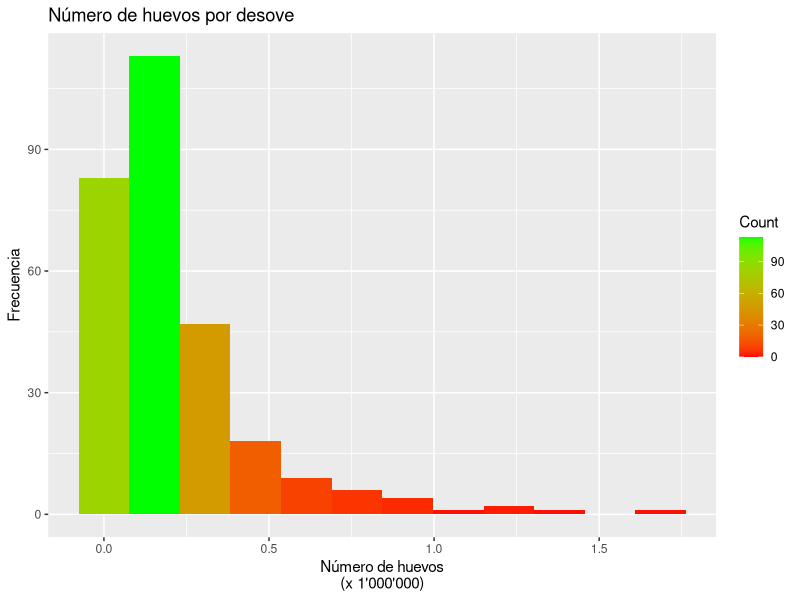
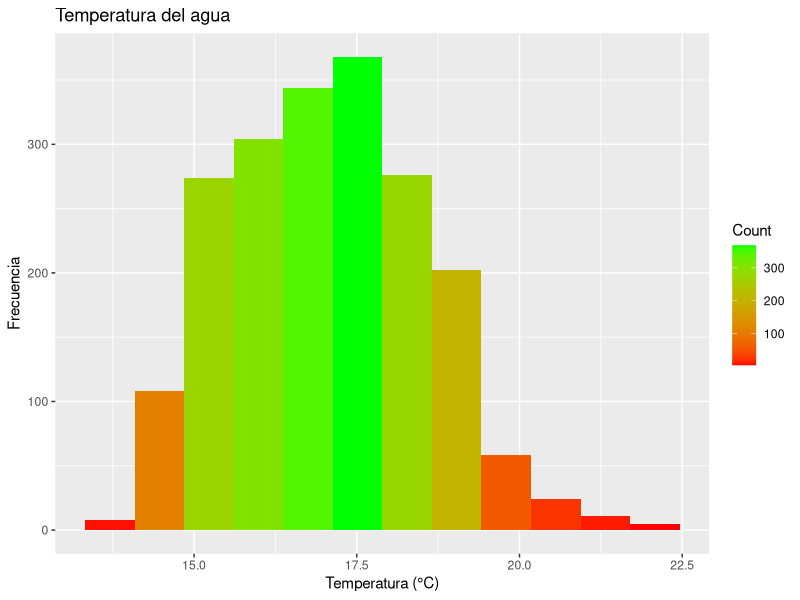
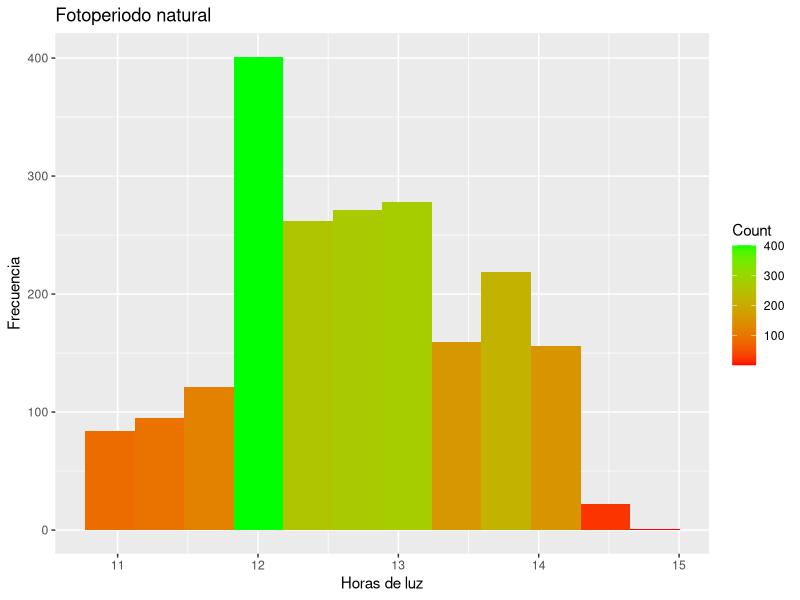
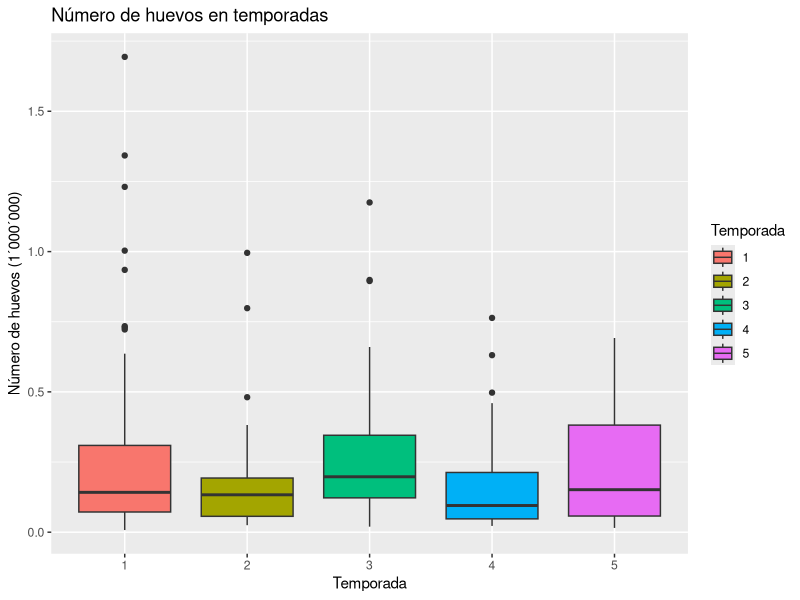
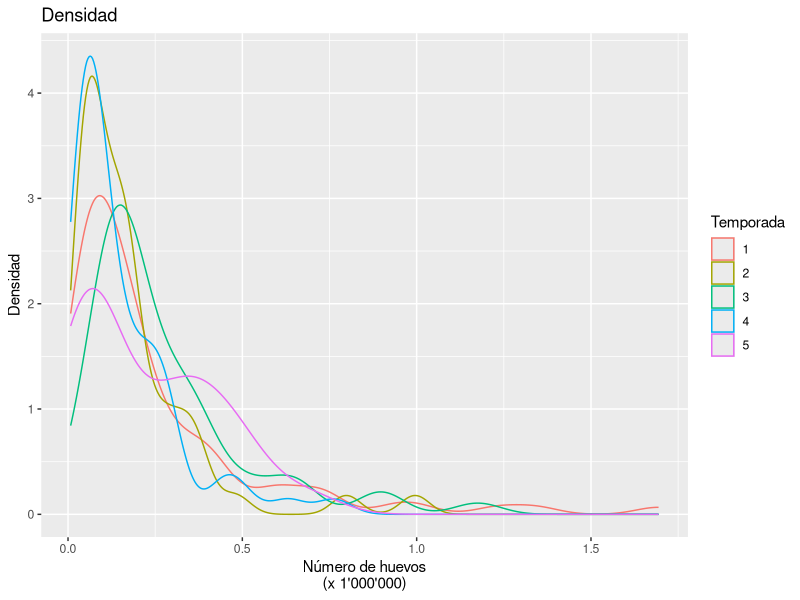
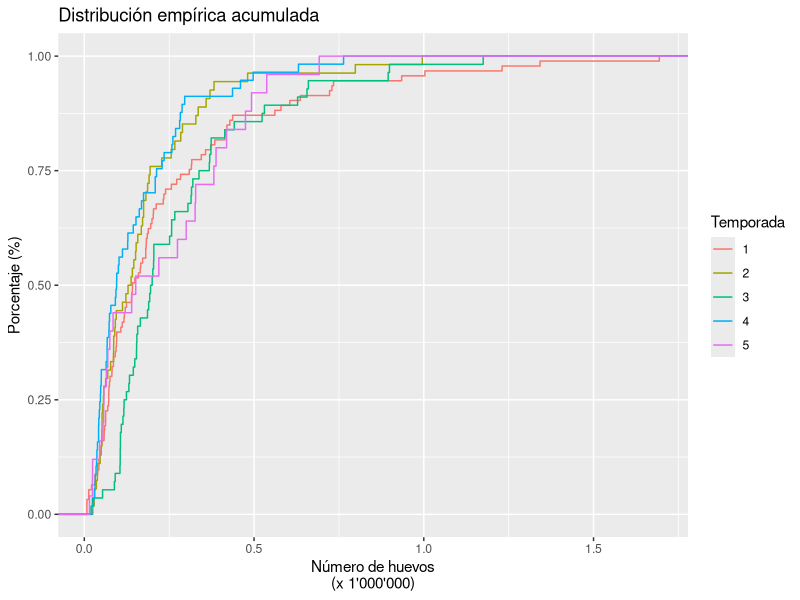
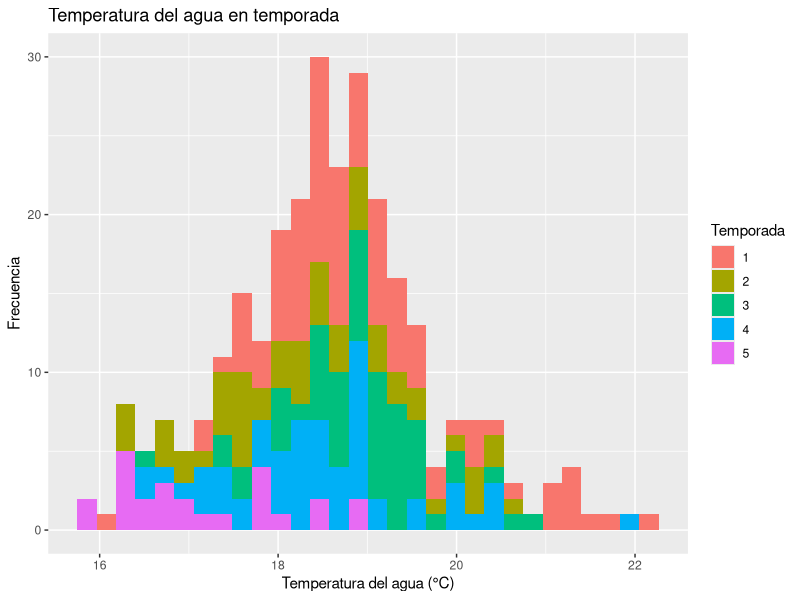
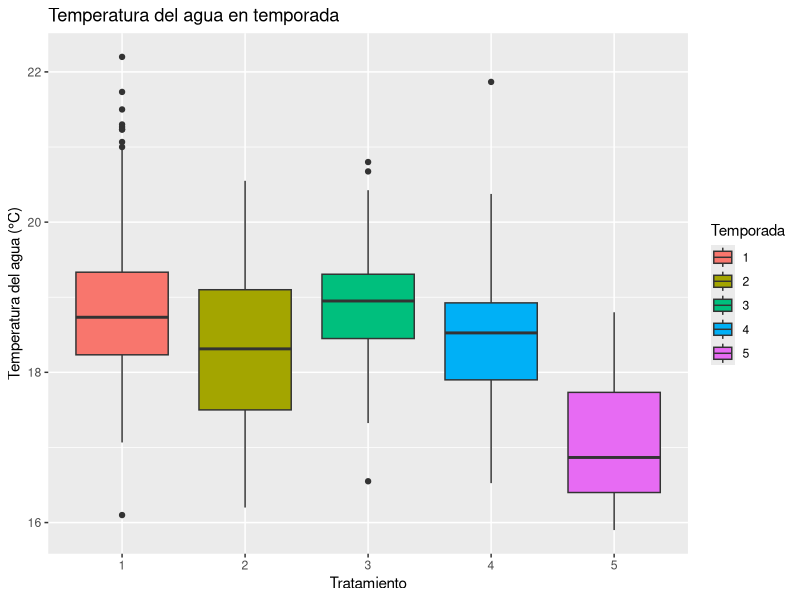

These figures' R source, in order:
## ---- chunk 1
knitr::opts_chunk$set(echo = FALSE)

#install.packages("readxl")
#install.packages("dplyr")
#install.packages("ggplot2")
#install.packages("knitr")

library(readxl)
library(dplyr)
library(ggplot2)
library(knitr)
## ---- chunk 2
#Cargamos la base de datos "Desoves.xlsx"
Sargo <- read_excel("Desove.xlsx", sheet = 1)

## ---- chunk 3
ggplot(Sargo, aes(x = No_of_eggs)) +
  geom_histogram(aes(fill=..count..), bins = 12)+
  scale_fill_gradient("Count", low = "red", high = "green")+
  labs(title="Número de huevos por desove",
     y = "Frecuencia",
     x = "Número de huevos\n(x 1'000'000)")
## ---- chunk 4
ggplot(Sargo, aes(x = Water_Temp)) +
  geom_histogram(aes(fill=..count..), bins = 12)+
  scale_fill_gradient("Count", low = "red", high = "green")+
  labs(title="Temperatura del agua",
     y = "Frecuencia",
     x = "Temperatura (°C)")
## ---- chunk 5
ggplot(Sargo, aes(x = Day_length)) +
  geom_histogram(aes(fill=..count..), bins = 12)+
  scale_fill_gradient("Count", low = "red", high = "green")+
  labs(title="Fotoperiodo natural",
     y = "Frecuencia",
     x = "Horas de luz")
## ---- chunk 6

#Resúmen de datos
summary(na.omit(Sargo))

# Datos iniciales
tablainicio <- head(na.omit(Sargo))
tablainicio %>% knitr::kable(caption = "Datos iniciales de la tabla de datos")

#Datos finales
tablafinal <- tail(na.omit(Sargo))
tablafinal %>% knitr::kable(caption = "Datos finales de la tabla de datos")

#Estructura de los datos
str(Sargo)

# Tabla de Cantidad de desoves por temporada
Tabla <- table(na.omit(Sargo$Temporada))
Tabla %>% knitr::kable(col.names= c('Temporada', 'Número de desoves'), align = "cc", caption = "Cantidad de desoves por temporada")
## ---- chunk 7
Sargo$Year <- as.character(Sargo$Year)
Sargo$month <- factor(Sargo$month, levels = c("Enero", "Febrero", "Marzo","Abril", "Mayo", "Junio", "Julio", "Agosto", "Setiembre", "Octubre", "Noviembre", "Diciembre"))
str(na.omit(Sargo))
## ---- chunk 8
ggplot(data = na.omit(Sargo), aes(x= Temporada, y = No_of_eggs, fill=Temporada))+
  geom_boxplot()+
  labs(title="Número de huevos en temporadas",
     y = "Número de huevos (1´000´000)",
     x = "Temporada")
## ---- chunk 9
ggplot(data = na.omit(Sargo), aes(x=No_of_eggs))+
  geom_density(aes_string(colour="Temporada"))+
  labs(title="Densidad",
     y = "Densidad",
     x = "Número de huevos\n(x 1'000'000)")
## ---- chunk 10
ggplot(data = na.omit(Sargo), aes(x=No_of_eggs, color=Temporada))+
  stat_ecdf(geom = "step")+
  labs(title="Distribución empírica acumulada",
     y = "Porcentaje (%)",
     x = "Número de huevos\n(x 1'000'000)")
## ---- chunk 11
ggplot(data = na.omit(Sargo), aes(x = Water_Temp, fill=Temporada)) +
  geom_histogram()+
  labs(title="Temperatura del agua en temporada",
     y = "Frecuencia",
     x = "Temperatura del agua (°C)")
## ---- chunk 12
ggplot(data = na.omit(Sargo), aes(x = Temporada, y = Water_Temp, fill = Temporada))+
  geom_boxplot()+
  labs(title="Temperatura del agua en temporada",
     x = "Tratamiento",
     y = "Temperatura del agua (°C)")
## ---- chunk 13
ggplot(data = na.omit(Sargo), aes(x=Water_Temp, y=No_of_eggs))+
  geom_point(aes_string(colour="Temporada"))+
  labs(title="Relación entre Número de huevos y temperatura",
       x = "Número de huevos (1'000'000)",
       y = "Temperatura del agua")
## ---- chunk 14
ggplot(data = na.omit(Sargo), aes(x=Day_length, y=No_of_eggs))+
  geom_point(aes_string(colour="Temporada"))+
  labs(title="Relación entre Número de huevos y el fotoperiodo natural",
       x = "Número de huevos (1'000'000)",
       y = "Horas de luz")
